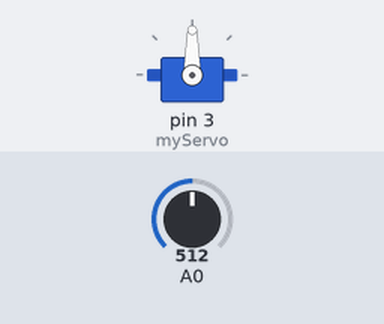
This sketch was run on a simulated Arduino Uno, built with avr-gcc and run on an emulated ATmega328P. Parts: servo. The test bench sets the inputs (shaded band); at power-on: A0 = 512.

Above: at 1.2 s.
1.3 s: A0 set to 716
At 2.5 s:
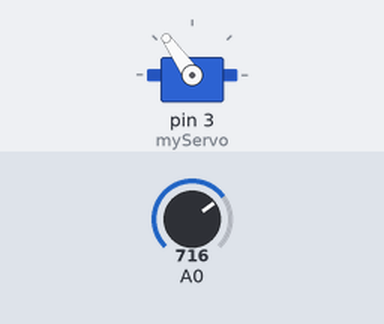
2.8 s: A0 set to 900
At 3.9 s:
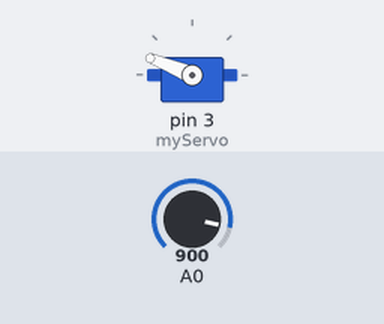
4.3 s: A0 set to 1023
At 5.1 s:
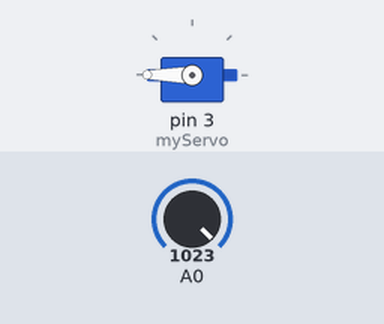
5.8 s: A0 set to 306
At 6.4 s:
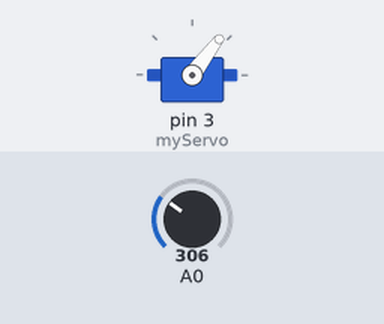
7.3 s: A0 set to 122
At 7.7 s:
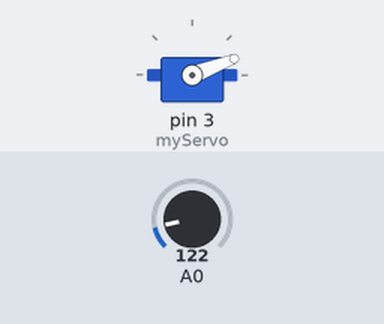
Timing chart, 0 to 9.8 s (numbered marks = the images above; inputs shaded):
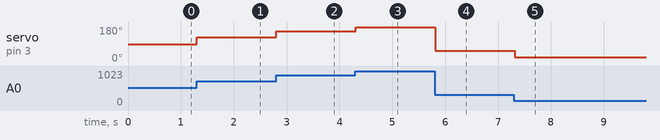

Measured:
- after the input at 1.3 s, servo on pin 3 (myServo): 90° → 125° at once
- after the input at 2.8 s, servo on pin 3 (myServo): 125° → 158° at once
- after the input at 4.3 s, servo on pin 3 (myServo): 158° → 180° at once
- after the input at 5.8 s, servo on pin 3 (myServo): 180° → 53° at once
- after the input at 7.3 s, servo on pin 3 (myServo): 53° → 21° at once

The sketch:

tugas3.ino
```cpp
#include <Servo.h>

Servo myServo;

void setup() {
  // put your setup code here, to run once:
  myServo.attach(3);
}

void loop() {
  // put your main code here, to run repeatedly:
  int analogValue = analogRead(A0);
  int angle = map(analogValue, 0, 1023, 0, 180);

  myServo.write(angle);
  delay(100);
}
```
